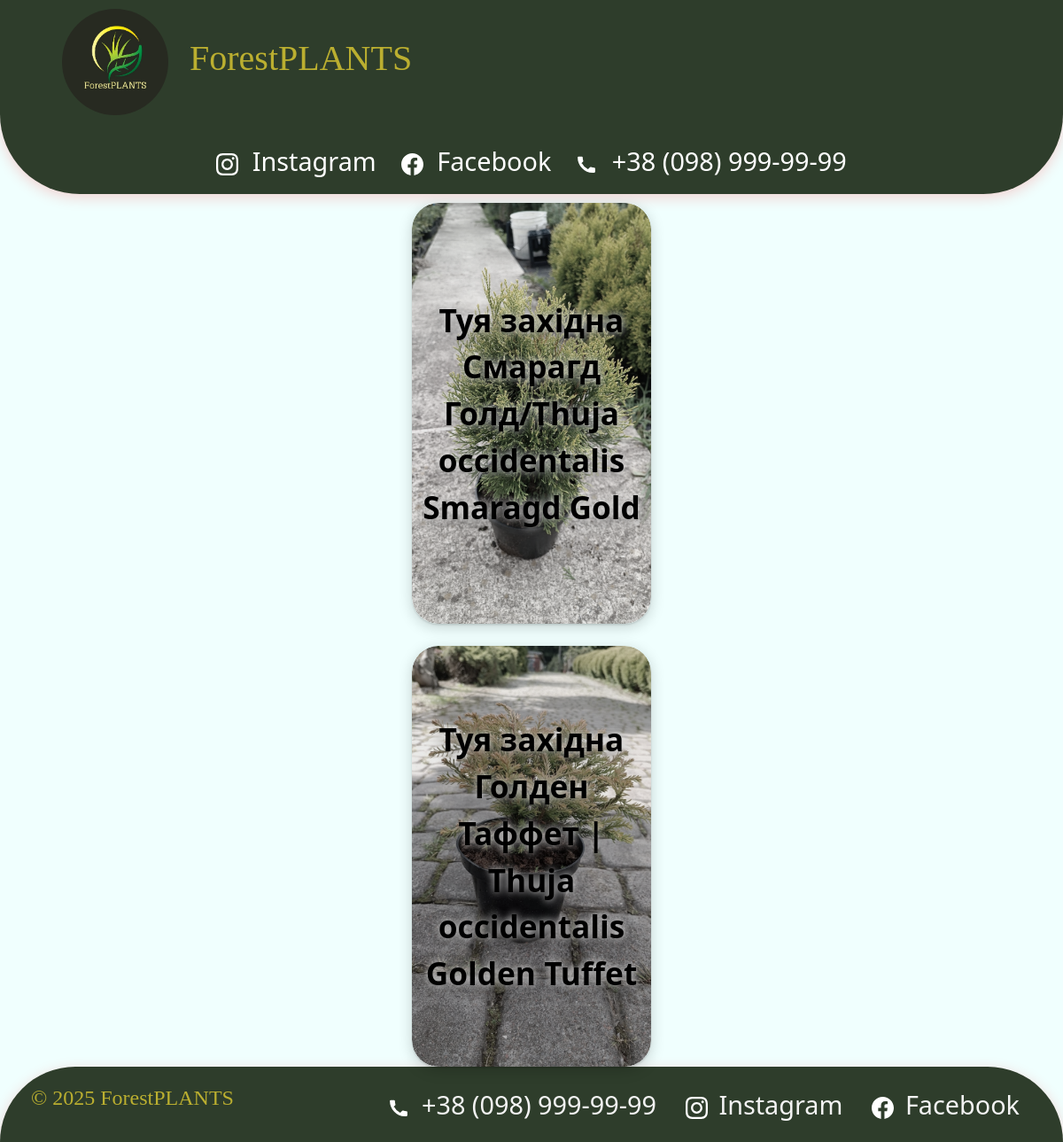
Page /category/3/ on the earlier database version.
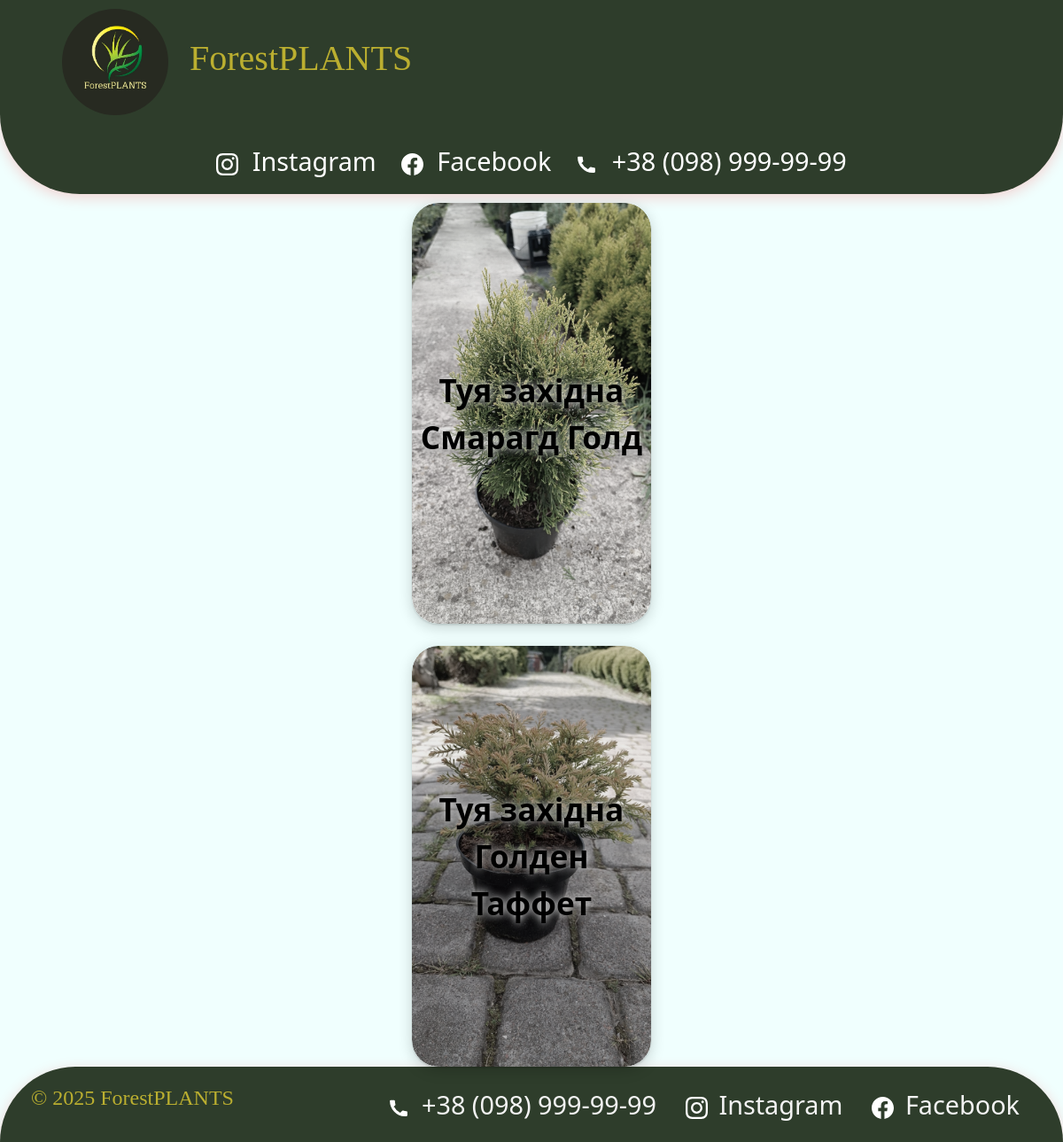
Same page on the later database version.
### main/models.py (models this page shows, shortened)
class Product(models.Model):
    category = models.ForeignKey(Category, on_delete=models.CASCADE, related_name='%(class)ss')
    image = models.ImageField(upload_to='products/', null=True, blank=True)
    image_1 = models.ImageField(upload_to='products/', null=True, blank=True)
    image_2= models.ImageField(upload_to='products/', null=True, blank=True)
    image_3 = models.ImageField(upload_to='products/', null=True, blank=True)
    image_4 = models.ImageField(upload_to='products/', null=True, blank=True)
    image_5 = models.ImageField(upload_to='products/', null=True, blank=True)
    name = models.CharField(max_length=250, null=True, blank=True)
    description = models.TextField(null=True, blank=True)
    price = models.CharField(max_length=250, null=True, blank=True)

### main/views.py (the view)
# urls.py: path('category/<int:category_id>/', views.category_detail, name='category_detail'),
def category_detail(request, category_id):
    category = get_object_or_404(Category, id=category_id)
    subcategories = category.children.all()
    products = Product.objects.filter(category=category)
    return render(request, 'main/category_detail.html', {
        'lviv': False,
        'category': category,
        'subcategories': subcategories,
        'products': products
    })

### main/templates/main/category_detail.html (shortened to what this page needs)
{% extends 'main/dad.html' %}
{% block body %}
<div>
<div class="content">
    {% if products %}
        {% for product in products %}
            {% if product.id %}
                    <a href="{% url 'product_detail' category.id product.id%}" class="content_item">
                        <img class="content_img" src="{{ product.image.url }}" alt="{{ sub.name }}">
                        <div class="overlay_text">{{ product.name }}</div>
                    </a>
            {% endif %}
        {% endfor %}
    {% endif %}
</div>
</div>
{% endblock %}

### main/templates/main/dad.html (shortened to what this page needs)
{% load static %}
<!DOCTYPE html>
<html lang="uk">
<head>
  <link href="https://cdn.jsdelivr.net/npm/bootstrap@5.3.3/dist/css/bootstrap.min.css" rel="stylesheet">
  <link rel="stylesheet" href="{% static 'main/main.css' %}">
</head>
<body>
  <div class="full">
  <main>
    <div>
      <div class="hats">
          <a href="{% url 'home' %}" style="color:#bbaf30; text-decoration:none;">
          <img class="hats_img_logo" src="/media/img/4.jpeg" alt="home TV">
          </a>
          <a href="{% url 'home' %}" style="color:#bbaf30; text-decoration:none;">
            <h2>ForestPLANTS</h2>
          </a>
          <div class="link">
            <div class="icon">
              <a href="#" style="color:#fff; text-decoration:none;">
                Instagram
              </a>
            </div>
            <div class="icon">
              <a href="#" style="color:#fff; text-decoration:none;">
                Facebook
              </a>
            </div>
            <div class="icon">
              <a href="#" style="color:#fff; text-decoration:none;">
              +38 (098) 999-99-99</a>
            </div>
          </div>
      </div>
    {% block body %}{% endblock %}
  </main>
    <footer class="footer">
      <div class="footer-content">
        <div class="footer-left">
          <p>&copy; 2025 ForestPLANTS</p>
        </div>
        <div class="footer-left">
        <div class="icon">
          <a href=#" style="text-decoration:none;">
          +38 (098) 999-99-99</a>
        </div>
        <div class="icon">
          <a href="#">
            Instagram
          </a>
        </div>
        <div class="icon">
          <a href="#">
            Facebook
          </a>
        </div>
      </div>
    </div>
        </div>
</body>
</html>

### main/static/main/main.css (style rules this page uses)
body { background-color: rgb(240, 255, 254); }
.full { display: flex; flex-direction: column; min-height: 100vh; }
main { flex: 1; }
.hats { display: flex; flex-wrap: wrap; background-color: #2e3d2b; color: #bbaf30; padding: 10px 40px; align-items: center; gap: 24px; box-shadow: 0 4px 16px rgba(255, 0, 0, 0.18); border-radius: 0 0 90px 90px; }
.hats h2 { font-family: serif; font-size: 2.5rem; }
.hats_img_logo { width: 120px; object-fit: cover; border-radius: 150px; background-color: transparent; margin-left: 30px; }
.link { display: flex; justify-content: space-between; align-items: center; margin: 0 auto; }
.icon { display: flex; align-items: center; }
.category_content, .content { display: flex; flex-wrap: nowrap; gap: 15px; width: 95%; margin: 0 auto; flex-direction: column; align-items: center; justify-content: center; }
.content_item { position: relative; display: flex; flex-direction: column; box-sizing: border-box; box-shadow: 0 4px 16px rgba(0,0,0,0.18), 0 1.5px 2px rgba(0,0,0,0.12); text-decoration: none; border-radius: 30px; height: 475px; width: 270px; overflow: hidden; margin: 10px 0px 0px 0px; transition: transform 0.4s, width 0.4s, height 0.4s, background 0.3s, box-shadow 0.3s, padding 0.3s; }
.content_item * { flex-shrink: 0; }
.content_item { position: relative; }
.content_item img { width: 100%; height: 100%; object-fit: cover; pointer-events: none; border-radius: 30px; filter: grayscale(0.45) brightness(0.92) saturate(0.7); }
.content_item img::after { content: ''; position: absolute; left: 0; top: 0; width: 100%; height: 100%; background: rgba(205, 215, 220, 0.26); border-radius: 30px; pointer-events: none; z-index: 2; backdrop-filter: blur(8px) saturate(1.3); -webkit-backdrop-filter: blur(8px) saturate(1.3); }
.overlay_text { position: absolute; left: 0; top: 0; width: 100%; height: 100%; display: flex; justify-content: center; align-items: center; font-size: 2.2rem; color: #000000; font-weight: bold; white-space: normal; word-break: break-word; text-align: center; text-shadow: 0 0 10px #fff, 0 4px 16px rgba(0, 0, 0, 0.523), 0 1.5px 2px rgba(0,0,0,0.12); pointer-events: none; }
.footer { width: 100%; background-color: #2e3d2b; color: #bbaf30; padding: 15px; font-size: 1.5rem; box-shadow: 0 4px 16px rgba(255, 0, 0, 0.18); border-radius: 90px 90px 0 0; }
.footer p { font-family: serif; font-size: 1.5rem; }
.footer-content { display: flex; justify-content: space-between; align-items: center; margin: 0 auto; padding: 0 20px; }
.footer-left { display: flex; align-items: center; }
.icon { display: flex; align-items: center; gap: 8px; color: #ffffff; }
.icon a { all: unset; cursor: pointer; color: #f3f3f3; font-size: 18px; padding: 6px 14px; border-radius: 7px; transition: background 0.7s, color 0.7s; text-decoration: none; display: inline-block; font-size: 1.8rem; }

Differences in the rows shown:
changed Product: name "Туя західна Смарагд Голд/Thuja occidentalis Smaragd Gold" → "Туя західна Смарагд Голд"
changed Product: name "Туя західна Голден Таффет | Thuja occidentalis Golden Tuffet" → "Туя західна Голден Таффет"
